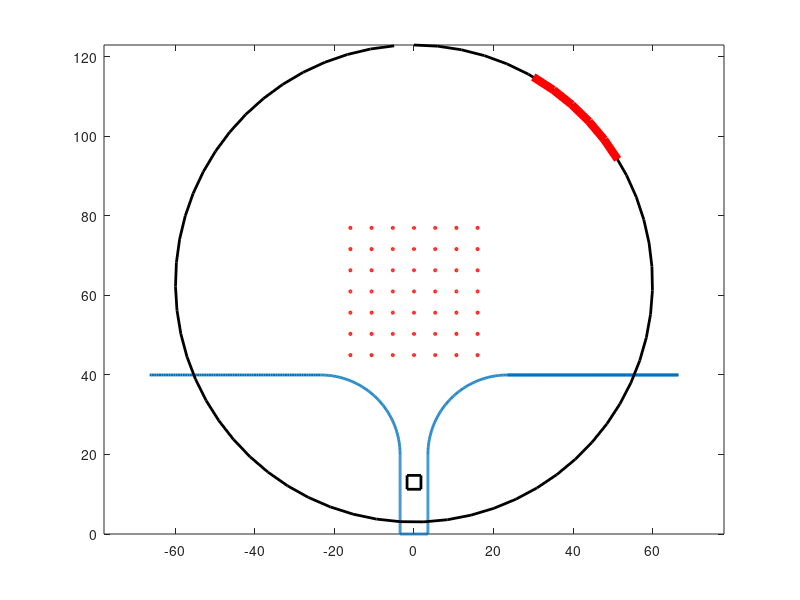

The MATLAB source for this figure:
clear all;
close all;

r=20;
th=0:0.01:pi/2;

%first horizontal line on the left side of domain
x1=linspace(-66.5,-20-3.5,100);
y1=40*ones(size(x1));

tt=[linspace(-66.5,-20-3.5,100); ones(size(x1))] ;
xx1=[x1(1), y1(1)];
%xs=xx1+tt;
%break
%quarter circle for left horn
x0l=3.5+20;
y0l=40-20;
xl=fliplr(-x0l+r*cos(th));
yl=fliplr(y0l+r*sin(th));

%vertical line for the inner side of the horns
t=20:-0.1:0;
ym1=t;
xm1=-3.5*ones(size(ym1));

%middle region where the source is placed
t=0:0.1:7;
xmid=-3.5+t;
ymid=zeros(size(xmid));

%the following is the mirror side of the left horn
ym2=0:0.1:20;
xm2=3.5*ones(size(ym1));
x0r=x0l;
y0r=y0l;
xr=x0r-r*cos(th);
yr=y0r+r*sin(th);
x2=-x1;
y2=y1;

%gather the entire domain for the horns
xg=[x1 xl xm1 xmid xm2 xr x2];
yg=[y1 yl ym1 ymid ym2 yr y2];

figure(99);
plot(xg(1:end),yg(1:end),'LineWidth',2)
axis equal
hold on

%circle for the target domain
x0c=0.0;
y0c=40+23;
rc=60;
thn=0:0.1:2*pi;
plot(x0c+rc*sin(thn),y0c+rc*cos(thn),'k','LineWidth',2)
%in thick red the objective region
plot(x0c+rc*sin(pi/6:0.1:pi/3),y0c+rc*cos(pi/6:0.1:pi/3),'r','LineWidth',6)

xs=0;
ys=13;

%source of incident wave
plot(xs,ys,'ks','MarkerSize',10,'LineWidth',2)

%lattice of dielectric scatterers
rc=0.1;
yp0=45;
xp0=-16; 
ln=linspace(0,32,7);
[xp,yp]=ndgrid(ln,ln);
theta=0:0.1:2*pi;

xx=xp(:);
yy=yp(:);

for n=1:7*7
    for j=1:length(theta)
xpc(j,n)=xp(n)+xp0+rc*cos(theta(j));
ypc(j,n)=yp(n)+yp0+rc*sin(theta(j));
    end
    xpc(j+1,n)=NaN;
    ypc(j+1,n)=NaN;
end

plot(xpc(:),ypc(:));%,'ro','MarkerSize',2,'LineWidth',1)


%break
%shift the lattice to be centered as in the experiment
xp=xp+xp0;
yp=yp+yp0;

%lattice, for now just points
plot(xp,yp,'ro','MarkerSize',2,'LineWidth',1)

